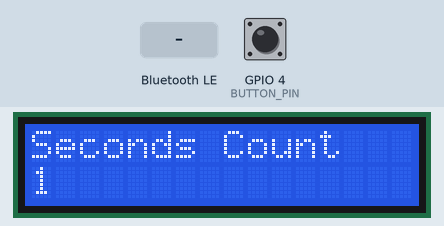
Recording of a sketch running on a simulated ESP32. Parts: 16×2 character LCD. The inputs (shaded band) are chosen by the test bench; at power-on: GPIO 4 (BUTTON_PIN) HIGH. Nothing arrives over Bluetooth unless stated; a phone connects over Bluetooth LE 3 s after start; what the sketch prints to the serial monitor is not drawn.

Above: at 1.6 s.
1.7 s: GPIO 4 (BUTTON_PIN) pulled LOW for 0.15 s
At 2.9 s:
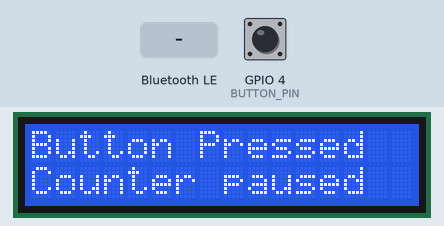
4.8 s: Bluetooth LE write "1" received
At 5.9 s:
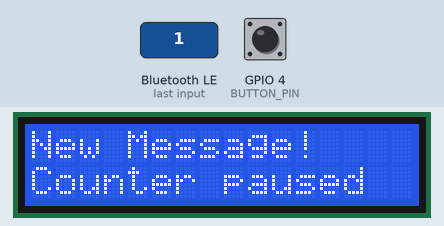
7.8 s: Bluetooth LE write "0" received
10.8 s: Bluetooth LE write "2" received
Timing chart, 0 to 13.8 s (numbered marks = the images above; inputs shaded):
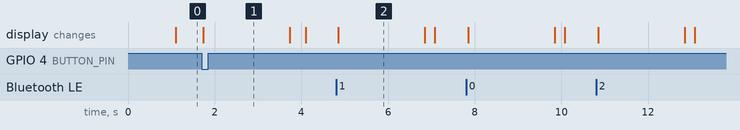

Measured:
- after the input at 1.7 s, the display: changes at once (image 1)
- after the input at 4.8 s, the display: changes after 0.05 s (image 2)
- what the display in image 2 shows lasts 1.9 s, from 4.9 s to 6.8 s

The sketch:

Lab3Part3_BLE_ISR.ino
```cpp
/*
 * File: Lab3Part3_BLE_ISR.ino
 * Author(s): Jonathan Lu, Sparsh Dadhich
 * Date: 06-May-2026
 * ChatGPT : 752
 * Version: 1.0
 * Description: ECE 474 Lab 3 Part III. This sketch combines a timer interrupt,
 *              a button interrupt, and a BLE write callback. The interrupt or
 *              callback routines only set flags; the main loop owns all LCD
 *              updates so slow library functions do not run inside an ISR.
 *
 * External source acknowledgement: The BLE server structure follows the ECE 474
 * BLE setup skeleton. This code was drafted with ChatGPT assistance and should
 * be reviewed and understood by the submitting team before turn-in, as required
 * by the course code guidelines.
 */

// =============================== Includes ===============================
#include <Arduino.h>
#include <Wire.h>
#include <LiquidCrystal_I2C.h>
#include <BLEDevice.h>
#include <BLEUtils.h>
#include <BLEServer.h>

// ================================ Macros =================================
#define LCD_I2C_ADDRESS 0x27
#define LCD_COLUMNS 16
#define LCD_ROWS 2

#define BUTTON_PIN 4
#define BUTTON_DEBOUNCE_MS 200UL
#define MESSAGE_HOLD_MS 2000UL

#define TIMER_HZ 1000000UL
#define ONE_SECOND_ALARM_TICKS 1000000UL

#define BLE_DEVICE_NAME "MyESP32-Lab3"
#define SERVICE_UUID "2d1cf4d8-3a4a-4d3e-b17b-421a1d9a4743"
#define CHARACTERISTIC_UUID "b9638f04-9d0a-4f86-9c88-2a147d9c4743"

// ================================ Types ==================================
enum DisplayMode {
  DISPLAY_COUNTER,
  DISPLAY_BUTTON_MESSAGE,
  DISPLAY_BLE_MESSAGE
};

// ========================== Global Objects/State ==========================
LiquidCrystal_I2C lcd(LCD_I2C_ADDRESS, LCD_COLUMNS, LCD_ROWS);

hw_timer_t *secondTimer = NULL;
portMUX_TYPE interruptMux = portMUX_INITIALIZER_UNLOCKED;

volatile bool oneSecondFlag = false;
volatile bool buttonPressedFlag = false;
volatile bool bleMessageFlag = false;
volatile unsigned long secondsCounter = 0;

DisplayMode currentDisplayMode = DISPLAY_COUNTER;
unsigned long messageExpiresAtMs = 0;
unsigned long lastAcceptedButtonMs = 0;
unsigned long lastDisplayedCounter = 0;

// ========================== Function Prototypes ===========================
void IRAM_ATTR oneSecondTimerISR(void);
void IRAM_ATTR buttonISR(void);
void setupTimerInterrupt(void);
void setupButtonInterrupt(void);
void setupBleServer(void);
void setupLcd(void);
void displayFixedLine(uint8_t row, const String &text);
void displayCounter(unsigned long countValue);
void showTemporaryMessage(DisplayMode mode, const String &line0, const String &line1);
void handlePendingEvents(void);
void handleCounterDisplay(void);

// ============================= BLE Callback ===============================
class MyCallbacks : public BLECharacteristicCallbacks {
 public:
  /*
   * Function: onWrite
   * Use: BLE callback invoked when the central device writes to the lab
   *      characteristic. It only sets a flag; the LCD is updated in loop().
   * Parameters: pCharacteristic - characteristic that received the write.
   * Returns: none.
   */
  void onWrite(BLECharacteristic *pCharacteristic) override {
    (void)pCharacteristic;
    bleMessageFlag = true;
  }
};

// ============================== Arduino Setup =============================
void setup() {
  Serial.begin(115200);
  Wire.begin();

  setupLcd();
  setupBleServer();
  setupButtonInterrupt();
  setupTimerInterrupt();

  displayFixedLine(0, "BLE ready");
  displayFixedLine(1, BLE_DEVICE_NAME);
  Serial.println("Lab 3 Part III ready. Connect with LightBlue and write any value.");
}

// =============================== Arduino Loop =============================
void loop() {
  handlePendingEvents();
  handleCounterDisplay();
}

// ============================== ISR Functions =============================
/*
 * Function: oneSecondTimerISR
 * Use: Timer ISR that counts seconds and signals the main loop. No LCD or serial
 *      library calls are used here so the ISR stays short.
 * Parameters: none.
 * Returns: none.
 */
void IRAM_ATTR oneSecondTimerISR(void) {
  portENTER_CRITICAL_ISR(&interruptMux);
  secondsCounter++;
  oneSecondFlag = true;
  portEXIT_CRITICAL_ISR(&interruptMux);
}

/*
 * Function: buttonISR
 * Use: Button ISR that flags a press event. Debouncing and display updates are
 *      handled in loop(), not inside the interrupt context.
 * Parameters: none.
 * Returns: none.
 */
void IRAM_ATTR buttonISR(void) {
  buttonPressedFlag = true;
}

// ========================== Setup Helper Functions ========================
/*
 * Function: setupTimerInterrupt
 * Use: Configures an ESP32 hardware timer to interrupt once per second.
 * Parameters: none.
 * Returns: none.
 */
void setupTimerInterrupt(void) {
  secondTimer = timerBegin(TIMER_HZ);
  timerAttachInterrupt(secondTimer, &oneSecondTimerISR);
  timerAlarm(secondTimer, ONE_SECOND_ALARM_TICKS, true, 0);
}

/*
 * Function: setupButtonInterrupt
 * Use: Enables the internal pull-up resistor and attaches a falling-edge
 *      interrupt, so pressing a button wired to GND triggers the ISR.
 * Parameters: none.
 * Returns: none.
 */
void setupButtonInterrupt(void) {
  pinMode(BUTTON_PIN, INPUT_PULLUP);
  attachInterrupt(digitalPinToInterrupt(BUTTON_PIN), buttonISR, FALLING);
}

/*
 * Function: setupBleServer
 * Use: Creates a BLE peripheral with one writable/readable characteristic.
 *      LightBlue can connect to this service and write any value to trigger the
 *      "New Message!" display behavior.
 * Parameters: none.
 * Returns: none.
 */
void setupBleServer(void) {
  BLEDevice::init(BLE_DEVICE_NAME);
  BLEServer *pServer = BLEDevice::createServer();
  BLEService *pService = pServer->createService(SERVICE_UUID);

  BLECharacteristic *pCharacteristic = pService->createCharacteristic(
    CHARACTERISTIC_UUID,
    BLECharacteristic::PROPERTY_READ | BLECharacteristic::PROPERTY_WRITE
  );

  pCharacteristic->setValue("0");
  pCharacteristic->setCallbacks(new MyCallbacks());

  pService->start();
  BLEAdvertising *pAdvertising = pServer->getAdvertising();
  pAdvertising->start();
}

/*
 * Function: setupLcd
 * Use: Initializes the I2C LCD display and clears any startup characters.
 * Parameters: none.
 * Returns: none.
 */
void setupLcd(void) {
  lcd.init();
  lcd.backlight();
  lcd.clear();
}

// ========================== Display/Event Functions =======================
/*
 * Function: displayFixedLine
 * Use: Writes a message to one LCD row and pads with spaces to erase leftovers
 *      from longer previous messages.
 * Parameters: row - LCD row number, 0 or 1.
 *             text - message to display.
 * Returns: none.
 */
void displayFixedLine(uint8_t row, const String &text) {
  String padded = text.substring(0, LCD_COLUMNS);
  while (padded.length() < LCD_COLUMNS) {
    padded += ' ';
  }

  lcd.setCursor(0, row);
  lcd.print(padded);
}

/*
 * Function: displayCounter
 * Use: Displays the current one-second counter value on the LCD.
 * Parameters: countValue - current value of the timer-driven seconds counter.
 * Returns: none.
 */
void displayCounter(unsigned long countValue) {
  displayFixedLine(0, "Seconds Count");
  displayFixedLine(1, String(countValue));
}

/*
 * Function: showTemporaryMessage
 * Use: Shows a two-line event message and records when the display should return
 *      to the one-second timer count.
 * Parameters: mode - event type currently blocking the counter display.
 *             line0 - first LCD line.
 *             line1 - second LCD line.
 * Returns: none.
 */
void showTemporaryMessage(DisplayMode mode, const String &line0, const String &line1) {
  currentDisplayMode = mode;
  messageExpiresAtMs = millis() + MESSAGE_HOLD_MS;
  lcd.clear();
  displayFixedLine(0, line0);
  displayFixedLine(1, line1);
}

/*
 * Function: handlePendingEvents
 * Use: Pulls ISR and BLE flags into local variables, then updates the LCD from
 *      normal loop context. Button events take priority over BLE events if both
 *      are pending in the same pass.
 * Parameters: none.
 * Returns: none.
 */
void handlePendingEvents(void) {
  bool localButtonFlag = false;
  bool localBleFlag = false;

  portENTER_CRITICAL(&interruptMux);
  localButtonFlag = buttonPressedFlag;
  localBleFlag = bleMessageFlag;
  buttonPressedFlag = false;
  bleMessageFlag = false;
  portEXIT_CRITICAL(&interruptMux);

  unsigned long nowMs = millis();

  if (localButtonFlag && (nowMs - lastAcceptedButtonMs >= BUTTON_DEBOUNCE_MS)) {
    lastAcceptedButtonMs = nowMs;
    showTemporaryMessage(DISPLAY_BUTTON_MESSAGE, "Button Pressed", "Counter paused");
    Serial.println("Button interrupt received.");
    return;
  }

  if (localBleFlag) {
    showTemporaryMessage(DISPLAY_BLE_MESSAGE, "New Message!", "Counter paused");
    Serial.println("BLE write received.");
  }
}

/*
 * Function: handleCounterDisplay
 * Use: Updates the LCD with the timer count when no temporary button or BLE
 *      message is active. Counter updates that happen during a temporary message
 *      are preserved and shown after the two-second message expires.
 * Parameters: none.
 * Returns: none.
 */
void handleCounterDisplay(void) {
  unsigned long localSeconds = 0;
  bool localOneSecondFlag = false;

  portENTER_CRITICAL(&interruptMux);
  localSeconds = secondsCounter;
  localOneSecondFlag = oneSecondFlag;
  oneSecondFlag = false;
  portEXIT_CRITICAL(&interruptMux);

  if (currentDisplayMode != DISPLAY_COUNTER) {
    if (millis() >= messageExpiresAtMs) {
      currentDisplayMode = DISPLAY_COUNTER;
      lcd.clear();
      displayCounter(localSeconds);
      lastDisplayedCounter = localSeconds;
    }
    return;
  }

  if (localOneSecondFlag || localSeconds != lastDisplayedCounter) {
    displayCounter(localSeconds);
    lastDisplayedCounter = localSeconds;
  }
}
```
